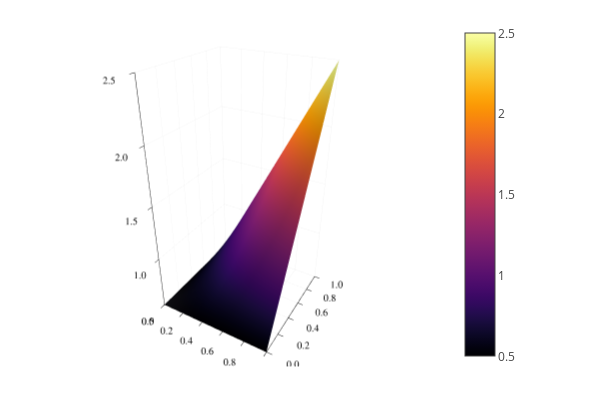

Notebook cell for this chart:
### Markdown cell above
【例4.2】$f_{X,Y}(x,y)=\dfrac12+2xy$，$0<x<1$，$0<y<1$

### Code cell
surface(0:0.1:1, 0:0.1:1, (x,y) -> 1/2+2*x*y)

### Figure 1 — Plotly figure (JSON) as saved in the notebook; plotly's stock layout.template omitted (floating-point values rounded to 4 significant figures; data arrays with more than 128 entries replaced by an {"elided": "..."} marker saying what was removed)
{"data": [{"colorbar": {"len": 0.9525, "title": "", "x": 0.7578, "y": 0.5139}, "colorscale": {"elided": "256x2 mixed values"}, "name": "y1", "opacity": null, "scene": "scene", "showlegend": false, "showscale": true, "type": "surface", "x": [0, 0.1, 0.2, 0.3, 0.4, 0.5, 0.6, 0.7, 0.8, 0.9, 1], "xaxis": "x", "y": [0, 0.1, 0.2, 0.3, 0.4, 0.5, 0.6, 0.7, 0.8, 0.9, 1], "yaxis": "y", "z": [[0.5, 0.5, 0.5, 0.5, 0.5, 0.5, 0.5, 0.5, 0.5, 0.5, 0.5], [0.5, 0.52, 0.54, 0.56, 0.58, 0.6, 0.62, 0.64, 0.66, 0.68, 0.7], [0.5, 0.54, 0.58, 0.62, 0.66, 0.7, 0.74, 0.78, 0.82, 0.86, 0.9], [0.5, 0.56, 0.62, 0.68, 0.74, 0.8, 0.86, 0.92, 0.98, 1.04, 1.1], [0.5, 0.58, 0.66, 0.74, 0.82, 0.9, 0.98, 1.06, 1.14, 1.22, 1.3], [0.5, 0.6, 0.7, 0.8, 0.9, 1, 1.1, 1.2, 1.3, 1.4, 1.5], [0.5, 0.62, 0.74, 0.86, 0.98, 1.1, 1.22, 1.34, 1.46, 1.58, 1.7], [0.5, 0.64, 0.78, 0.92, 1.06, 1.2, 1.34, 1.48, 1.62, 1.76, 1.9], [0.5, 0.66, 0.82, 0.98, 1.14, 1.3, 1.46, 1.62, 1.78, 1.94, 2.1], [0.5, 0.68, 0.86, 1.04, 1.22, 1.4, 1.58, 1.76, 1.94, 2.12, 2.3], [0.5, 0.7, 0.9, 1.1, 1.3, 1.5, 1.7, 1.9, 2.1, 2.3, 2.5]], "zaxis": "z", "zmax": 2.5, "zmin": 0.5}], "layout": {"annotations": [], "height": 400, "legend": {"bgcolor": "rgba(255, 255, 255, 1.000)", "bordercolor": "rgba(0, 0, 0, 1.000)", "borderwidth": 1, "font": {"color": "rgba(0, 0, 0, 1.000)", "family": "sans-serif", "size": 11}, "title": {"font": {"color": "rgba(0, 0, 0, 1.000)", "family": "sans-serif", "size": 15}, "text": ""}, "tracegroupgap": 0, "traceorder": "normal", "x": 1, "xanchor": "auto", "y": 1, "yanchor": "auto"}, "margin": {"b": 20, "l": 0, "r": 0, "t": 20}, "paper_bgcolor": "rgba(255, 255, 255, 1.000)", "plot_bgcolor": "rgba(255, 255, 255, 1.000)", "scene": {"camera": {"eye": {"x": 1.126, "y": -1.95, "z": 1.3}, "projection": "orthographic"}, "domain": {"x": [0.05101, 0.7578], "y": [0.03762, 0.9902]}, "xaxis": {"gridcolor": "rgba(0, 0, 0, 0.100)", "gridwidth": 0.5, "linecolor": "rgba(0, 0, 0, 1.000)", "mirror": false, "range": [0, 1], "showgrid": true, "showline": true, "showticklabels": true, "tickangle": 0, "tickcolor": "rgb(0, 0, 0)", "tickfont": {"color": "rgba(0, 0, 0, 1.000)", "family": "sans-serif", "size": 11}, "tickmode": "array", "ticks": "inside", "ticktext": ["0.0", "0.2", "0.4", "0.6", "0.8", "1.0"], "tickvals": [0, 0.2, 0.4, 0.6, 0.8, 1], "title": "", "titlefont": {"color": "rgba(0, 0, 0, 1.000)", "family": "sans-serif", "size": 15}, "type": "-", "visible": true, "zeroline": false, "zerolinecolor": "rgba(0, 0, 0, 1.000)"}, "yaxis": {"gridcolor": "rgba(0, 0, 0, 0.100)", "gridwidth": 0.5, "linecolor": "rgba(0, 0, 0, 1.000)", "mirror": false, "range": [0, 1], "showgrid": true, "showline": true, "showticklabels": true, "tickangle": 0, "tickcolor": "rgb(0, 0, 0)", "tickfont": {"color": "rgba(0, 0, 0, 1.000)", "family": "sans-serif", "size": 11}, "tickmode": "array", "ticks": "inside", "ticktext": ["0.0", "0.2", "0.4", "0.6", "0.8", "1.0"], "tickvals": [0, 0.2, 0.4, 0.6, 0.8, 1], "title": "", "titlefont": {"color": "rgba(0, 0, 0, 1.000)", "family": "sans-serif", "size": 15}, "type": "-", "visible": true, "zeroline": false, "zerolinecolor": "rgba(0, 0, 0, 1.000)"}, "zaxis": {"gridcolor": "rgba(0, 0, 0, 0.100)", "gridwidth": 0.5, "linecolor": "rgba(0, 0, 0, 1.000)", "mirror": false, "range": [0.5, 2.5], "showgrid": true, "showline": true, "showticklabels": true, "tickangle": 0, "tickcolor": "rgb(0, 0, 0)", "tickfont": {"color": "rgba(0, 0, 0, 1.000)", "family": "sans-serif", "size": 11}, "tickmode": "array", "ticks": "inside", "ticktext": ["0.5", "1.0", "1.5", "2.0", "2.5"], "tickvals": [0.5, 1, 1.5, 2, 2.5], "title": "", "titlefont": {"color": "rgba(0, 0, 0, 1.000)", "family": "sans-serif", "size": 15}, "type": "-", "visible": true, "zeroline": false, "zerolinecolor": "rgba(0, 0, 0, 1.000)"}}, "showlegend": true, "width": 600}}
